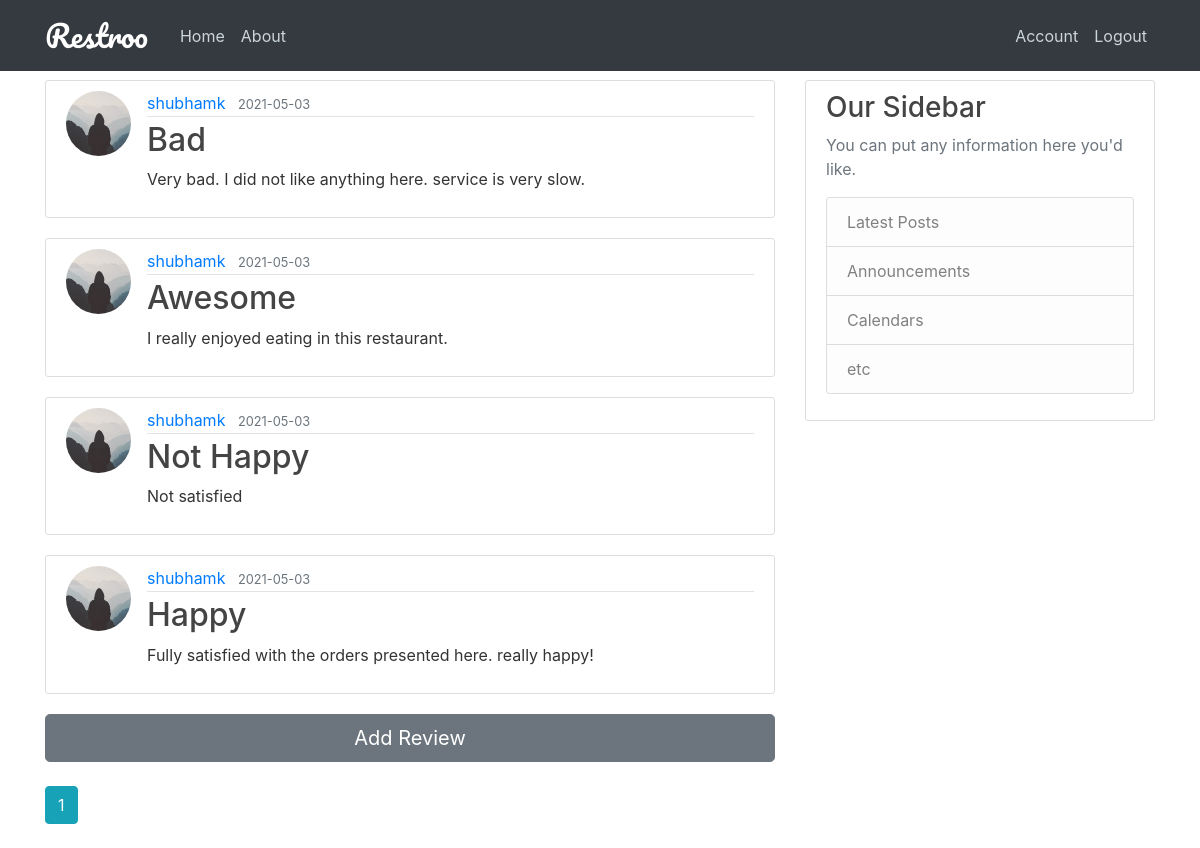
The page /reviews/5 (signed in) on the database its author committed.
### restroo/models.py (models this page shows, shortened)
class Review(db.Model):
    id = db.Column(db.Integer, primary_key=True)
    title = db.Column(db.String(100), nullable=False)
    date_posted = db.Column(db.DateTime, nullable=False, default=datetime.utcnow)
    content = db.Column(db.Text, nullable=False)
    sentiment = db.Column(db.String(120), nullable="False")
    rest_id = db.Column(db.Integer, db.ForeignKey('user.id'), nullable=False)
    cust_id = db.Column(db.Integer, db.ForeignKey('user.id'), nullable=False)
    reviewer = db.relationship('User', back_populates='reviewed_by', foreign_keys='Review.cust_id')
    reviewplace = db.relationship('User', back_populates='reviewed_at', foreign_keys='Review.rest_id')

class User(db.Model, UserMixin):
    id = db.Column(db.Integer, primary_key=True)
    name = db.Column(db.String(100), nullable=False)
    username = db.Column(db.String(20), unique=True, nullable=False)
    email = db.Column(db.String(120), unique=True, nullable=False)
    address = db.Column(db.Text, nullable=False)
    contact = db.Column(db.Integer, nullable=False)
    role = db.Column(db.String(20), nullable=False, default="customer")
    image_file = db.Column(db.String(20), nullable=False, default='default.jpg')
    password = db.Column(db.String(60), nullable=False)
    table = db.relationship('Tables', backref='restaurant', lazy=True)
    medias = db.relationship('Media', backref='uploader', lazy=True)
    posts = db.relationship('Post', back_populates='author', lazy=True)
    bookings = db.relationship('Booking', back_populates='booker', lazy=True,
                               primaryjoin='User.id==Booking.cust_id')
    reserves = db.relationship('Booking', back_populates='bookplace', lazy=True,
                               primaryjoin='User.id==Booking.rest_id')
    reviewed_by = db.relationship('Review', back_populates='reviewer', lazy=True,
                                  primaryjoin='User.id==Review.cust_id')
    reviewed_at = db.relationship('Review', back_populates='reviewplace', lazy=True,
                                  primaryjoin='User.id==Review.rest_id')

### restroo/routes.py (the view)
@app.route("/reviews/<int:rest_id>")
def reviews(rest_id):
    page = request.args.get('page', 1, type=int)
    user = User.query.filter_by(id=rest_id).first_or_404()
    reviews = Review.query.filter_by(reviewplace=user).order_by(Review.date_posted.desc()).paginate(page=page,
                                                                                                    per_page=5)
    return render_template('reviews.html', reviews=reviews, rest_id=rest_id)

### restroo/models.py (called while the page is built)
@login_manager.user_loader
def load_user(user_id):
    return User.query.get(int(user_id))

### restroo/templates/reviews.html (shortened to what this page needs)
{% extends "layout.html" %}
{% block content %}
    {% for review in reviews.items %}
        <article class="media content-section">
        <img class="rounded-circle article-img" src="{{ url_for('static', filename='profile_pics/' + review.reviewer.image_file) }}">
          <div class="media-body">
            <div class="article-metadata">
              <a class="mr-2" href="{{ url_for('user_posts', username=review.reviewer.username)}}">{{ review.reviewer.username }}</a>
              <small class="text-muted">{{ review.date_posted.strftime('%Y-%m-%d') }}</small>
            </div>
            <h2><a class="article-title" href="{{ url_for('review', review_id=review.id) }}">{{ review.title }}</a></h2>
            <p class="article-content">{{ review.content }}</p>
          </div>
        </article>
    {% endfor %}
    {% if current_user.role=='customer' %}
            <a href="{{ url_for('new_review', rest_id=rest_id) }}"><button type="button" class="btn btn-secondary btn-lg btn-block">Add Review</button></a>
    {% endif %}
    <br/>
    {% for page_num in reviews.iter_pages(left_edge=1, right_edge=1, left_current=1, right_current=2) %}
        {% if page_num %}
            {% if reviews.page == page_num %}
                <a class="btn btn-info mb-4" href="{{ url_for('reviews', page=page_num, rest_id=rest_id) }}">{{ page_num }}</a>
            {% else %}
                <a class="btn btn-outline-info mb-4" href="{{ url_for('reviews', page=page_num, rest_id=rest_id) }}">{{ page_num }}</a>
            {% endif %}
        {% else %}
            ...
        {% endif %}
    {% endfor %}
{% endblock content %}

### restroo/static/main.css (style rules this page uses)
body { background-image: url('pexels-pixabay-326279.jpg'); background-repeat: no-repeat; background-attachment: fixed; background-size: cover; color: #333333; margin-top: 5rem; }
h1, h2, h3, h4, h5, h6 { color: #444444; }
.content-section { background: #ffffff; padding: 10px 20px; border: 1px solid #dddddd; border-radius: 3px; margin-bottom: 20px; }
.article-title { color: #444444; }
.article-content { white-space: pre-line; }
.article-img { height: 65px; width: 65px; margin-right: 16px; }
.article-metadata { padding-bottom: 1px; margin-bottom: 4px; border-bottom: 1px solid #e3e3e3 }

### rows shown on the page
Review: image_file (placeholder picture), reviewer.username "shubhamk", date_posted "2021-05-03", title "Bad", content "Very bad. I did not like anything here. service is very slow."
Review: image_file (placeholder picture), reviewer.username "shubhamk", date_posted "2021-05-03", title "Awesome", content "I really enjoyed eating in this restaurant."
Review: image_file (placeholder picture), reviewer.username "shubhamk", date_posted "2021-05-03", title "Not Happy", content "Not satisfied"
Review: image_file (placeholder picture), reviewer.username "shubhamk", date_posted "2021-05-03", title "Happy", content "Fully satisfied with the orders presented here. really happy!"

### other values the page prints
{{ page_num }} "1"
